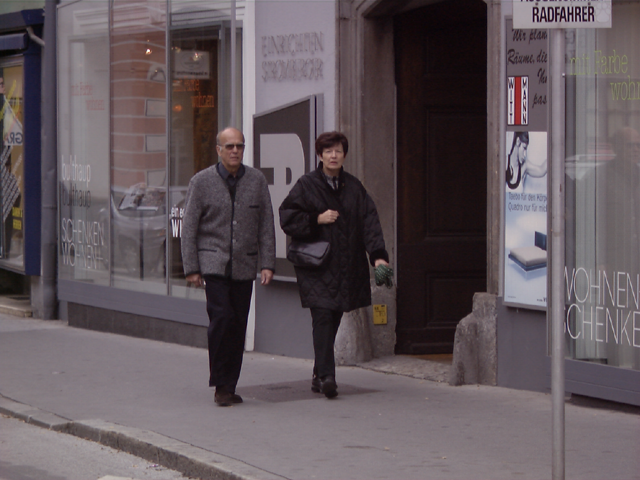
%> input picture defence/img/pedestrians.png, 640 x 480 px
$ octave runDefenceSlidingWindow.m   (GNU Octave 9; MATLAB toolbox functions it lacks are replaced by stand-ins)
%> lines starting %> are read from the running program, lines starting %| are printed output that depends on the picture
### src/detectors/windowDetector.m
function F = windowDetector(Isize,type,scales,spacing,windowSize)
%GRIDDETECTOR Not actually a detector. Creates a regular grid across the
%image for given scale(s).

c = ([Isize(2) Isize(1)]+1)/2; % image center
F = zeros(0,3);

for i = 1:numel(scales)
    ri = spacing*scales(i)/2;
    windowSizei = windowSize*scales(i);
    switch type
        case 'square'
            x = 0:2*ri:(Isize(2)-windowSizei(2))/2;
            x = c(1) + [-x(end:-1:2) x];
            y = 0:2*ri:(Isize(1)-windowSizei(1))/2;
            y = c(2) + [-y(end:-1:2) y];
            Fi = [repmat(x,[numel(y) 1]) repmat(y',[1 numel(x)])];
            Fi = reshape(Fi,[],2);
        case 'triangle'
            x1 = 0:2*sqrt(3)*ri:(Isize(2)-windowSizei(2))/2;
            x1 = c(1) + [-x1(end:-1:2) x1];
            x2 = sqrt(3)*ri:2*sqrt(3)*ri:(Isize(2)-windowSizei(2))/2;
            x2 = c(1) + [-x2(end:-1:1) x2];
            y1 = 0:2*ri:(Isize(1)-windowSizei(1))/2;
            y1 = c(2) + [-y1(end:-1:2) y1];
            y2 = ri:2*ri:(Isize(1)-windowSizei(1))/2;
            y2 = c(2) + [-y2(end:-1:1) y2];
            F1 = [repmat(x1,[numel(y1) 1]) repmat(y1',[1 numel(x1)])];
            F1 = reshape(F1,[],2);
            F2 = [repmat(x2,[numel(y2) 1]) repmat(y2',[1 numel(x2)])];
            F2 = reshape(F2,[],2);
            Fi = [F1; F2];
    end
    F = [F; Fi ones(size(Fi,1),1)*scales(i)];
end

end

### src/figures/runDefenceSlidingWindow.m
I = imread('../defence/img/pedestrians.png');
%> I is the input picture: size 480x640x3 uint8; mean R, G, B 96.6, 85.8, 90.9
I = im2double(I);
%> I: size 480x640x3 double
I = imadjust(I,[0 1],[0.2 1]);
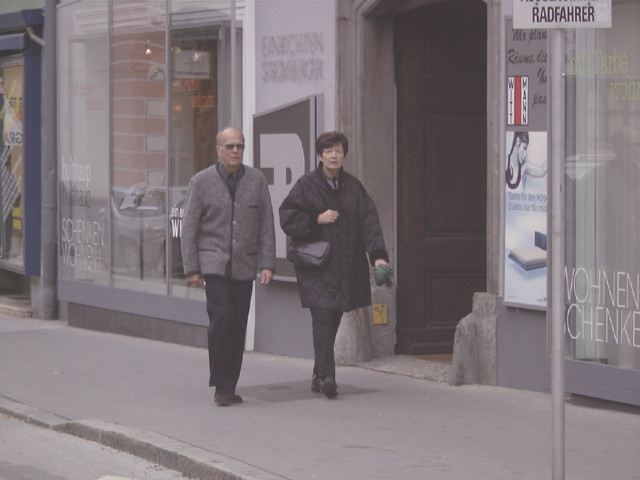
%> I: size 480x640x3 double; mean R, G, B 0.503, 0.469, 0.485

stride = 41;
scales = [2 2^(4/3)];
wSize = [134,70];

F = windowDetector([size(I,1) size(I,2)],'square',scales,stride,wSize);

figure;
imshow(I);
set(gcf,'color','white');
hold on;
for i = 1:size(F,1)
    path = ['../defence/img/slidingWindow/position_' sprintf('%03d',i) '.png'];
    x = F(i,:);
    w = x(3)*[[-32 -32 32 32 -32]' [-64 64 64 -64 -64]'];
    h = plot(x(1)+w(:,1),x(2)+w(:,2),'y-','linewidth',3);
    drawnow;
    export_fig(gcf,path);
%    saveTightFigure(gcf,path);
    delete(h);
end
%> this loop made 26 passes
%> pass 1, `h = plot(x(1)+w(:,1),x(2)+w(:,2),'y-','linewidth',3);`:
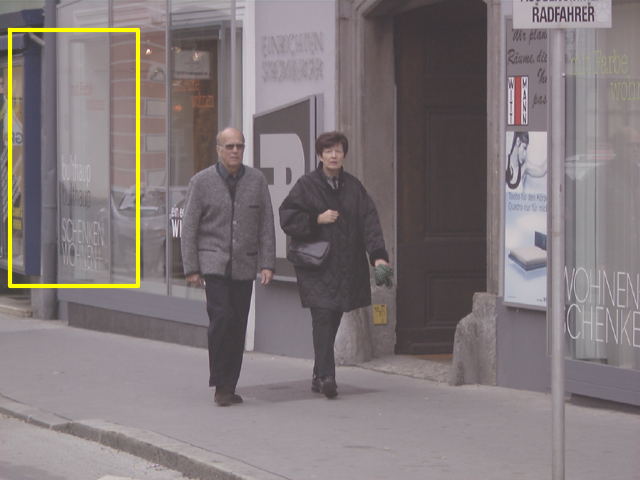
%> figure redrawn from the program's plot data
%> pass 2, `h = plot(x(1)+w(:,1),x(2)+w(:,2),'y-','linewidth',3);`:
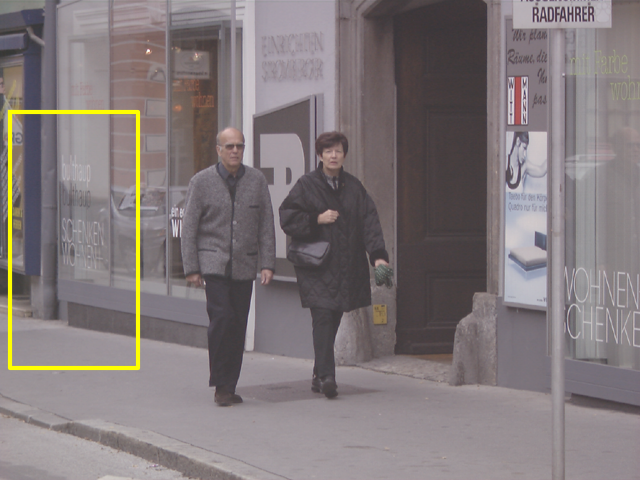
%> figure redrawn from the program's plot data
